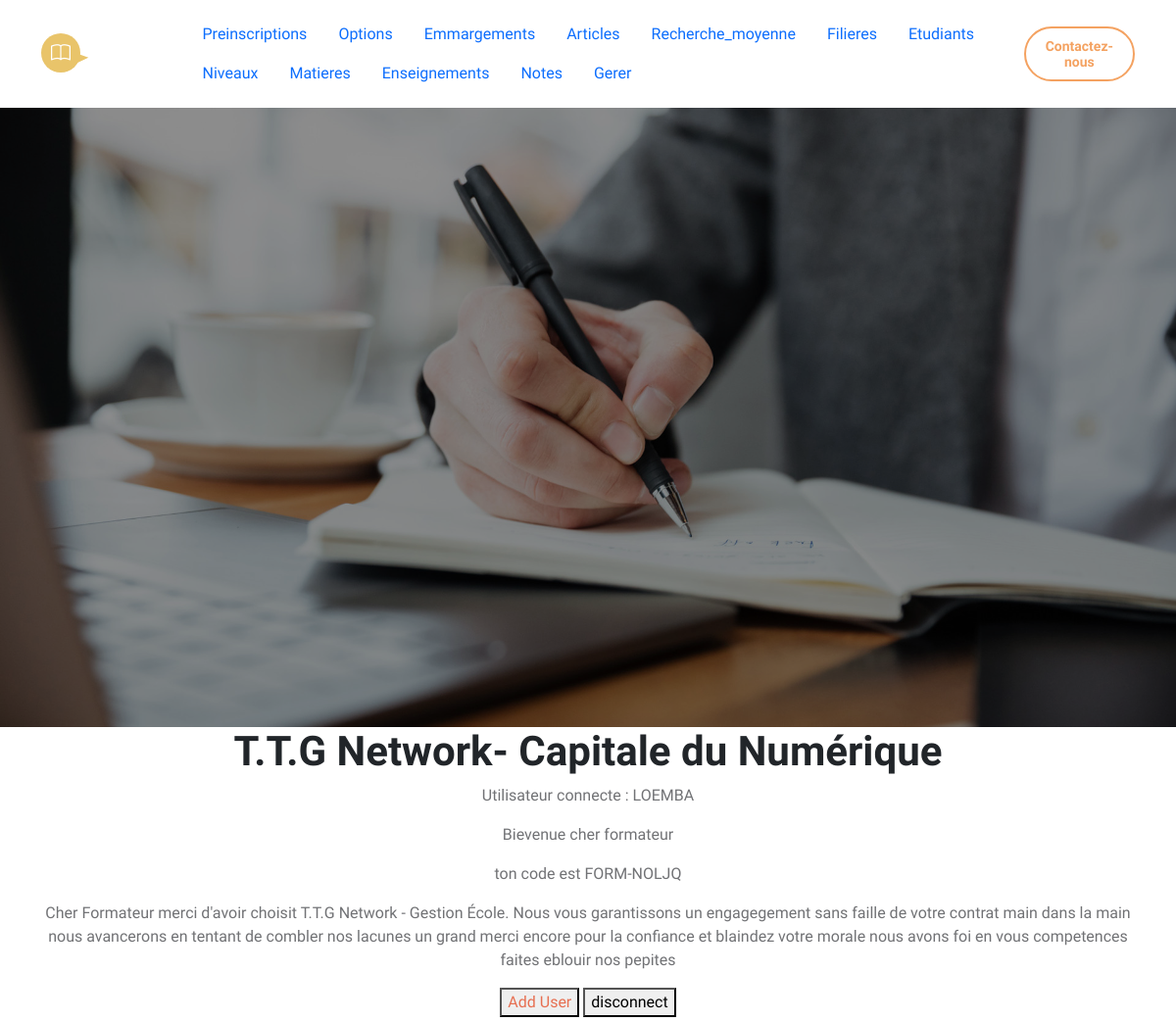
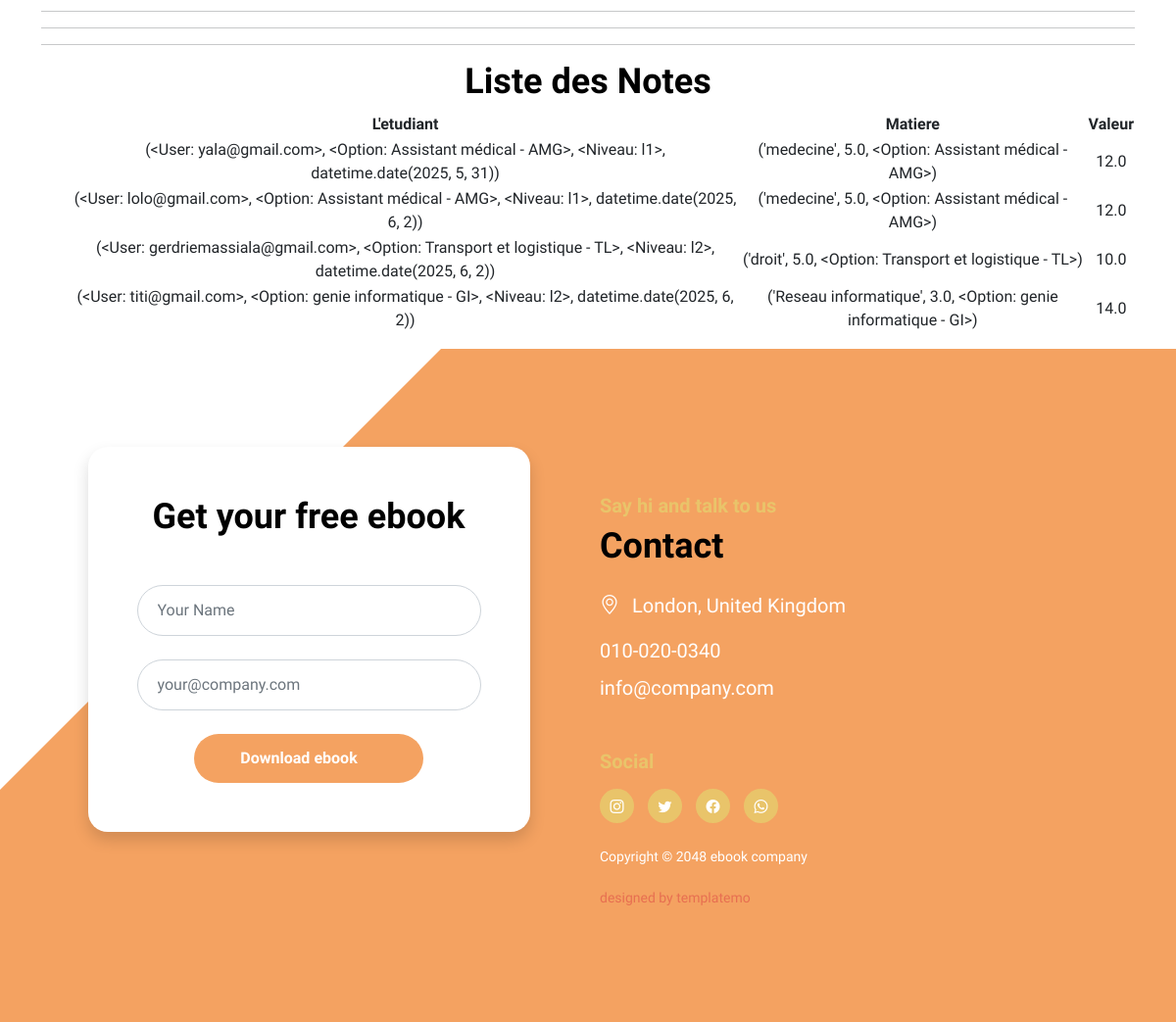
/note (signed in), run on the app's committed database (2 pictures, top to bottom).
### core/models.py (models this page shows, shortened)
class User(AbstractUser):
    ROLES = (
        ('admin', 'Administrateur'),
        ('formateur', 'Formateur'),
        ('etudiant', 'Étudiant'),
        ('parent', 'Parent'),
    )
    role = models.CharField(max_length=20, choices=ROLES)
    code_formateur = models.CharField(max_length=10, unique=True, null=True, blank=True)
    code_parent = models.CharField(max_length=10, unique=True, null=True, blank=True)
    matricule = models.CharField(max_length=30, unique=True, null=True, blank=True)

class Note(models.Model):
    etudiant = models.ForeignKey(Etudiant, on_delete=models.CASCADE)
    matiere = models.ForeignKey(Matiere, on_delete=models.CASCADE)
    valeur = models.FloatField()

class Etudiant(models.Model):
    user = models.OneToOneField(User, on_delete=models.CASCADE, limit_choices_to={'role': 'etudiant'})
    option = models.ForeignKey(Option, on_delete=models.SET_NULL, null=True)
    niveau = models.ForeignKey(Niveau, on_delete=models.SET_NULL, null=True)
    date_inscription = models.DateField(default=timezone.now)
    def __str__(self):
        return f"{self.user,self.option,self.niveau,self.date_inscription}"

class Option(models.Model):
    nom = models.CharField(max_length=100)
    filiere = models.ForeignKey(Filiere, on_delete=models.CASCADE)
    def __str__(self):
        return f"{self.nom} - {self.filiere.nom}"

class Filiere(models.Model):
    nom = models.CharField(max_length=100)

class Niveau(models.Model):
    nom = models.CharField(max_length=50)
    def __str__(self):
        return self.nom

class Matiere(models.Model):
    nom = models.CharField(max_length=100)
    coefficient = models.FloatField()
    option = models.ForeignKey(Option, on_delete=models.CASCADE)
    def __str__(self):
        return f"{self.nom,self.coefficient,self.option}"

### core/views.py (the view)
# urls.py: path('note', views.notes_view, name='note'),
@login_required
def notes_view(request):
    notes = Note.objects.all()
    return render(request, 'liste_notes.html', {'notes': notes})

### core/templates/liste_notes.html (shortened to what this page needs)
{% extends "base.html" %}
{% block content %}
  <hr>
  <h2>Liste des Notes</h2>
  <ul>
      <table>
        <tr>
          <th>L'etudiant</th>
          <th>Matiere</th>
          <th>Valeur</th>
        </tr>
        {% for note in notes %}
        <tr>
          <td>{{ note.etudiant }}</td>
          <td>{{ note.matiere }}</td>
          <td>{{ note.valeur }}</td>
        </tr>
        {% endfor %}
      </table>
  </ul>
{% endblock %}

### core/templates/base.html (shortened to what this page needs)
<!DOCTYPE html>
<html lang="fr">
  {% load static %}
<head>
        <link href="{% static 'css/bootstrap.min.css' %}" rel="stylesheet">
        <link href="{% static 'css/bootstrap-icons.css' %}" rel="stylesheet">
        <link href="{% static 'css/templatemo-ebook-landing.css' %}" rel="stylesheet">
    </head>
    <body>
        <main>
            <nav class="navbar navbar-expand-lg">
                <div class="container">
                    <a class="navbar-brand" href="index.html">
                        <i class="navbar-brand-icon bi-book me-2"></i>
                        <span>ebook</span>
                    </a>
                    <div class="collapse navbar-collapse" id="navbarNav">
                        <ul class="nav">
                            <li class="nav-item">
                                <a class="nav-link click-scroll" href="{% url 'preinscription' %}">Preinscriptions</a>
                            </li>
                            <li class="nav-item">
                                <a class="nav-link click-scroll" href="{% url 'options' %}">Options</a>
                            </li>
                            <li class="nav-item">
                                <a class="nav-link click-scroll" href="{% url 'liste_emargements' %}">Emmargements</a>
                            </li>
                            <li class="nav-item">
                              <a class="nav-link click-scroll" href="{% url 'article' %}">Articles</a>
                          </li>
                            <li class="nav-item">
                                <a class="nav-link click-scroll" href="{% url 'recherche_moyenne' %}">Recherche_moyenne</a>
                            </li>
                            <li class="nav-item">
                                <a class="nav-link click-scroll" href="{% url 'filiere' %}">Filieres</a>
                            </li>
                            <li class="nav-item">
                                <a class="nav-link click-scroll" href="{% url 'etudiant' %}">Etudiants</a>
                            </li>
                            <li class="nav-item">
                                <a class="nav-link click-scroll" href="{% url 'niveau' %}">Niveaux</a>
                            </li>
                            <li class="nav-item">
                                <a class="nav-link click-scroll" href="{% url 'matiere' %}">Matieres</a>
                            </li>
                            <li class="nav-item">
                                <a class="nav-link click-scroll" href="{% url 'enseignement' %}">Enseignements</a>
                            </li>
                            <li class="nav-item">
                                <a class="nav-link click-scroll" href="{% url 'note' %}">Notes</a>
                            </li>
                            <li class="nav-item">
                                <a class="nav-link click-scroll" href="{% url 'admin:index' %}">Gerer</a>
                            </li>
                        </ul>
                        <div class="d-none d-lg-block">
                            <a href="#" class="btn custom-btn custom-border-btn btn-naira btn-inverted">
                                <i class="btn-icon bi-cloud-download"></i>
                                <span>Contactez-nous</span>
                            </a>
                        </div>
                    </div>
                </div>
            </nav>
            <section class="hero-section d-flex justify-content-center align-items-center" id="section_1">
              <div class="container">
                  <div class="row">
                      <div class="hero-image-wrap col-lg-6 col-12 mt-3 mt-lg-0">
                      </div>
                  </div>
              </div>
          </section>
<section class="container" style="text-align: center;">
  <header>
    <h1>T.T.G Network- Capitale du Numérique </h1>
    <main>
        <p>Utilisateur connecte : {{user}}</p>
          {% if user.is_authenticated %}
          {% if user.role %}
          <p>Bievenue cher {{user.role}} </p>
          {% else %}
          <p>Bievenue cher Admin </p>
          {% endif %}
            {% if user.matricule %}
            <p>ton matricule est {{user.matricule}}</p>
            <p>
                Cher etudiant merci d'avoir choisit T.T.G Network - Gestion École.
                Nous vous garantissons un apprentissage serieux et rigoureux main dans
                la main nous avancerons en tentant de combler nos lacunes un grand merci
                encore pour la confiance et blaindez votre morale car la route sera longue
            </p>
            {% elif user.code_formateur %}
            <p>ton code est {{user.code_formateur}}</p>
            <p>
                Cher Formateur merci d'avoir choisit T.T.G Network - Gestion École.
                Nous vous garantissons un engagegement sans faille de votre contrat main
                dans la main nous avancerons en tentant de combler nos lacunes un grand merci
                encore pour la confiance et blaindez votre morale nous avons foi en vous
                competences faites eblouir nos pepites
            </p>
            {% else %}
              <p>
                Bienvenue sur la plateforme officielle de T.T.G Network - Gestion Ecole.
                Accèdez facilement à votre avenir académique
            </p>
            {% endif %}
          {% endif %}
        <button><a href="{% url 'urlregister' %}">Add User</a></button>
        <a href="{% url 'urllogout' %}"><button>disconnect</button></a>
        <hr>
        <hr>
      </main>
      {% block content %}{% endblock %}
    </section>
  <section class="contact-section section-padding" id="section_5">
    <div class="container">
        <div class="row">
            <div class="col-lg-5 col-12 mx-auto">
                <form class="custom-form ebook-download-form bg-white shadow" action="#" method="post" role="form">
                    <div class="text-center mb-5">
                        <h2 class="mb-1">Get your free ebook</h2>
                    </div>
                    <div class="ebook-download-form-body">
                        <div class="input-group mb-4">
                            <input type="text" name="ebook-form-name" id="ebook-form-name" class="form-control" aria-label="ebook-form-name" aria-describedby="basic-addon1" placeholder="Your Name" required>
                            <span class="input-group-text" id="basic-addon1">
                            </span>
                        </div>
                        <div class="input-group mb-4">
                            <input type="email" name="ebook-email" id="ebook-email" pattern="[^ @]*@[^ @]*" class="form-control" placeholder="your@company.com" aria-label="ebook-form-email" aria-describedby="basic-addon2" required="">
                            <span class="input-group-text" id="basic-addon2">
                            </span>
                        </div>
                        <div class="col-lg-8 col-md-10 col-8 mx-auto">
                            <button type="submit" class="form-control">Download ebook</button>
                        </div>
                    </div>
                </form>
            </div>
            <div class="col-lg-6 col-12">
                <h6 class="mt-5">Say hi and talk to us</h6>
                <h2 class="mb-4">Contact</h2>
                <p class="mb-3">
                    <i class="bi-geo-alt me-2"></i>
                    London, United Kingdom
                </p>
                <p class="mb-2">
                    <a href="tel: 010-020-0340" class="contact-link">
                        010-020-0340
                    </a>
                </p>
                <p>
                    <a href="mailto:info@company.com" class="contact-link">
                        info@company.com
                    </a>
                </p>
                <h6 class="site-footer-title mt-5 mb-3">Social</h6>
                <ul class="social-icon mb-4">
                    <li class="social-icon-item">
                        <a href="#" class="social-icon-link bi-instagram"></a>
                    </li>
                    <li class="social-icon-item">
                        <a href="#" class="social-icon-link bi-twitter"></a>
                    </li>
                    <li class="social-icon-item">
                        <a href="#" class="social-icon-link bi-facebook"></a>
                    </li>
                    <li class="social-icon-item">
                        <a href="#" class="social-icon-link bi-whatsapp"></a>
                    </li>
                </ul>
                <p class="copyright-text">Copyright © 2048 ebook company
                <br><br><a rel="nofollow" href="https://templatemo.com" target="_blank">designed by templatemo</a></p>
            </div>
        </div>
    </div>
</section>
</main>
</body>
</html>

### data on the page
User: username "LOEMBA", role "formateur", code_formateur "FORM-NOLJQ"
Note: etudiant "(<User: yala@gmail.com>, <Option: Assistant médical - AMG>, <Niveau: l1>, datetime.date(2025, 5, 31))", matiere "('medecine', 5.0, <Option: Assistant médical - AMG>)", valeur "12.0"
Note: etudiant "(<User: lolo@gmail.com>, <Option: Assistant médical - AMG>, <Niveau: l1>, datetime.date(2025, 6, 2))", matiere "('medecine', 5.0, <Option: Assistant médical - AMG>)", valeur "12.0"
Note: etudiant "(<User: gerdriemassiala@gmail.com>, <Option: Transport et logistique - TL>, <Niveau: l2>, datetime.date(2025, 6, 2))", matiere "('droit', 5.0, <Option: Transport et logistique - TL>)", valeur "10.0"
Note: etudiant "(<User: titi@gmail.com>, <Option: genie informatique - GI>, <Niveau: l2>, datetime.date(2025, 6, 2))", matiere "('Reseau informatique', 3.0, <Option: genie informatique - GI>)", valeur "14.0"
